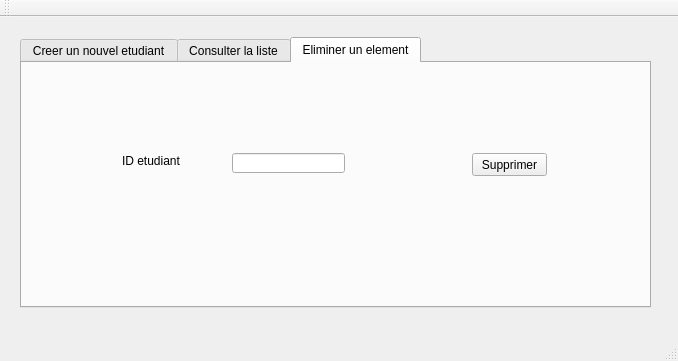
<?xml version="1.0" encoding="UTF-8"?>
<ui version="4.0">
 <class>MainWindow</class>
 <widget class="QMainWindow" name="MainWindow">
  <property name="geometry">
   <rect>
    <x>0</x>
    <y>0</y>
    <width>678</width>
    <height>361</height>
   </rect>
  </property>
  <property name="windowTitle">
   <string>Gestion des Etudiants</string>
  </property>
  <widget class="QWidget" name="centralWidget">
   <widget class="QTabWidget" name="tabWidget">
    <property name="geometry">
     <rect>
      <x>20</x>
      <y>20</y>
      <width>631</width>
      <height>271</height>
     </rect>
    </property>
    <property name="currentIndex">
     <number>2</number>
    </property>
    <widget class="QWidget" name="tab">
     <attribute name="title">
      <string>Creer un nouvel etudiant</string>
     </attribute>
     <widget class="QLabel" name="label">
      <property name="geometry">
       <rect>
        <x>50</x>
        <y>40</y>
        <width>47</width>
        <height>13</height>
       </rect>
      </property>
      <property name="text">
       <string>ID</string>
      </property>
     </widget>
     <widget class="QLabel" name="label_2">
      <property name="geometry">
       <rect>
        <x>50</x>
        <y>110</y>
        <width>47</width>
        <height>13</height>
       </rect>
      </property>
      <property name="text">
       <string>Nom</string>
      </property>
     </widget>
     <widget class="QLabel" name="label_3">
      <property name="geometry">
       <rect>
        <x>50</x>
        <y>190</y>
        <width>47</width>
        <height>13</height>
       </rect>
      </property>
      <property name="text">
       <string>Prenom</string>
      </property>
     </widget>
     <widget class="QLineEdit" name="lineEdit_ID">
      <property name="geometry">
       <rect>
        <x>190</x>
        <y>40</y>
        <width>113</width>
        <height>20</height>
       </rect>
      </property>
     </widget>
     <widget class="QLineEdit" name="lineEdit_nom">
      <property name="geometry">
       <rect>
        <x>190</x>
        <y>110</y>
        <width>113</width>
        <height>20</height>
       </rect>
      </property>
     </widget>
     <widget class="QLineEdit" name="lineEdit_pren">
      <property name="geometry">
       <rect>
        <x>190</x>
        <y>190</y>
        <width>113</width>
        <height>20</height>
       </rect>
      </property>
     </widget>
     <widget class="QPushButton" name="pushButton_inserer">
      <property name="geometry">
       <rect>
        <x>480</x>
        <y>190</y>
        <width>75</width>
        <height>23</height>
       </rect>
      </property>
      <property name="text">
       <string>Inserer</string>
      </property>
     </widget>
    </widget>
    <widget class="QWidget" name="tab2">
     <attribute name="title">
      <string>Consulter la liste</string>
     </attribute>
     <widget class="QTableView" name="tableView">
      <property name="geometry">
       <rect>
        <x>20</x>
        <y>30</y>
        <width>581</width>
        <height>192</height>
       </rect>
      </property>
     </widget>
    </widget>
    <widget class="QWidget" name="tab_3">
     <attribute name="title">
      <string>Eliminer un element</string>
     </attribute>
     <widget class="QPushButton" name="pushButton_supprimer">
      <property name="geometry">
       <rect>
        <x>450</x>
        <y>90</y>
        <width>75</width>
        <height>23</height>
       </rect>
      </property>
      <property name="text">
       <string>Supprimer</string>
      </property>
     </widget>
     <widget class="QLabel" name="label_4">
      <property name="geometry">
       <rect>
        <x>100</x>
        <y>90</y>
        <width>61</width>
        <height>16</height>
       </rect>
      </property>
      <property name="text">
       <string>ID etudiant</string>
      </property>
     </widget>
     <widget class="QLineEdit" name="lineEdit_IDS">
      <property name="geometry">
       <rect>
        <x>210</x>
        <y>90</y>
        <width>113</width>
        <height>20</height>
       </rect>
      </property>
     </widget>
    </widget>
   </widget>
  </widget>
  <widget class="QMenuBar" name="menuBar">
   <property name="geometry">
    <rect>
     <x>0</x>
     <y>0</y>
     <width>678</width>
     <height>21</height>
    </rect>
   </property>
  </widget>
  <widget class="QToolBar" name="mainToolBar">
   <attribute name="toolBarArea">
    <enum>TopToolBarArea</enum>
   </attribute>
   <attribute name="toolBarBreak">
    <bool>false</bool>
   </attribute>
  </widget>
  <widget class="QStatusBar" name="statusBar"/>
 </widget>
 <layoutdefault spacing="6" margin="11"/>
 <resources/>
 <connections/>
</ui>
